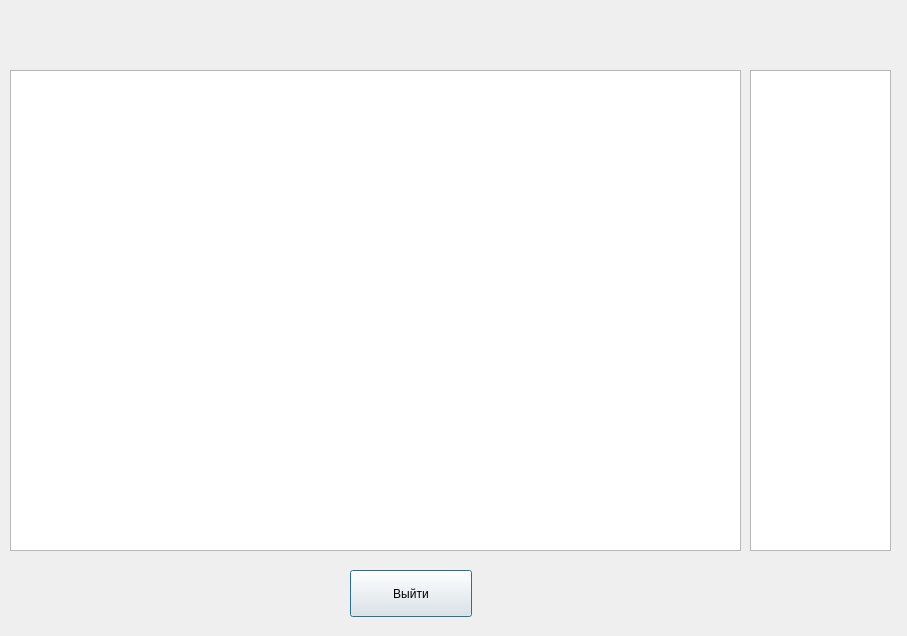
<?xml version="1.0" encoding="UTF-8"?>
<ui version="4.0">
 <class>PriviewWorks</class>
 <widget class="QDialog" name="PriviewWorks">
  <property name="geometry">
   <rect>
    <x>0</x>
    <y>0</y>
    <width>907</width>
    <height>636</height>
   </rect>
  </property>
  <property name="windowTitle">
   <string>Dialog</string>
  </property>
  <property name="styleSheet">
   <string notr="true"/>
  </property>
  <widget class="QListWidget" name="listWidgetPriview">
   <property name="geometry">
    <rect>
     <x>10</x>
     <y>70</y>
     <width>731</width>
     <height>481</height>
    </rect>
   </property>
   <property name="styleSheet">
    <string notr="true">/* КНОПКА С ОКРУГЛЕНИЕМ */
QPushButton {
    background-color: #2a2a2a;
    color: #ffffff;
    border: 1px solid #333;
    border-radius: 12px;  /* Увеличил радиус для большего округления */
    padding: 10px 20px;
    font-size: 14px;
    font-weight: normal;
    min-height: 25px;
    min-width: 80px;
}

QPushButton:hover {
    background-color: #333333;
    border-color: #444;
}

QPushButton:pressed {
    background-color: #3a3a3a;
    border-color: #555;
}

QPushButton:disabled {
    background-color: #1a1a1a;
    color: #666;
    border-color: #222;
}</string>
   </property>
  </widget>
  <widget class="QPushButton" name="btnLeave">
   <property name="geometry">
    <rect>
     <x>350</x>
     <y>570</y>
     <width>122</width>
     <height>47</height>
    </rect>
   </property>
   <property name="text">
    <string>Выйти</string>
   </property>
  </widget>
  <widget class="QListWidget" name="listWidgetDeleter">
   <property name="geometry">
    <rect>
     <x>750</x>
     <y>70</y>
     <width>141</width>
     <height>481</height>
    </rect>
   </property>
   <property name="styleSheet">
    <string notr="true">QPushButton {
    border: none;
    background: transparent;
    padding: 5px;
    margin: 0px;
    border-radius: 3px;
min-height: 25px;
    min-width: 80px;
}
QPushButton:hover {
    background: rgba(255, 0, 0, 0.1);
}</string>
   </property>
  </widget>
 </widget>
 <resources/>
 <connections/>
</ui>
